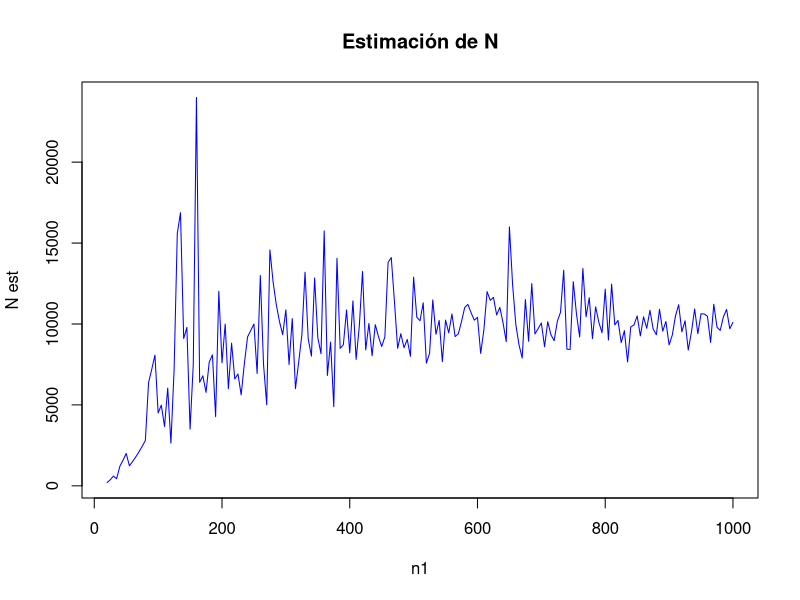
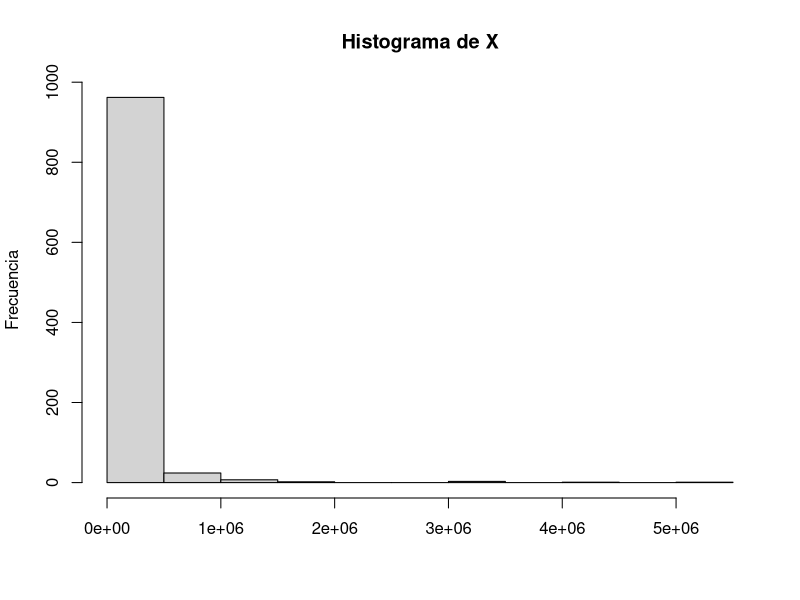
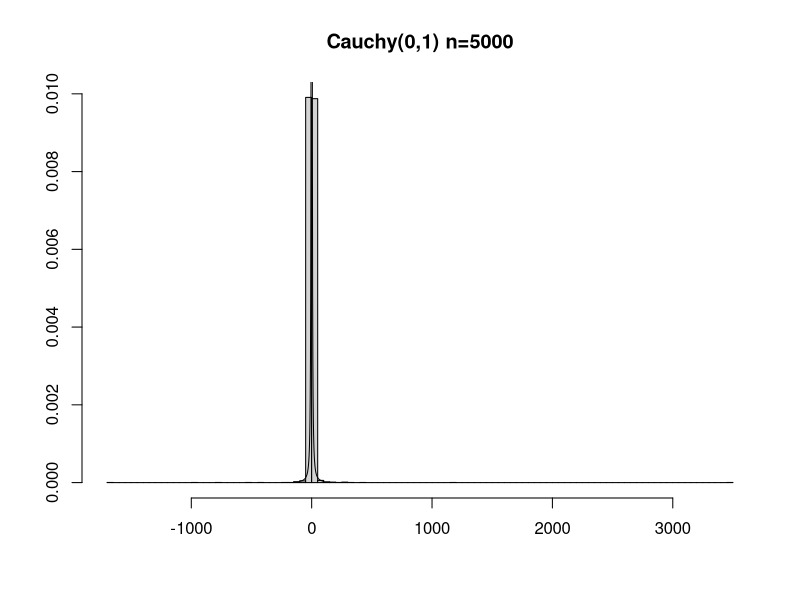
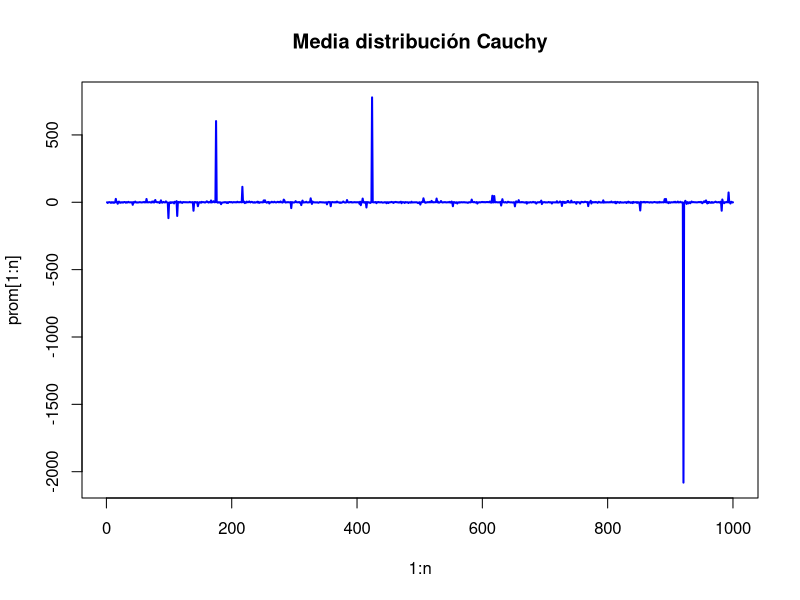
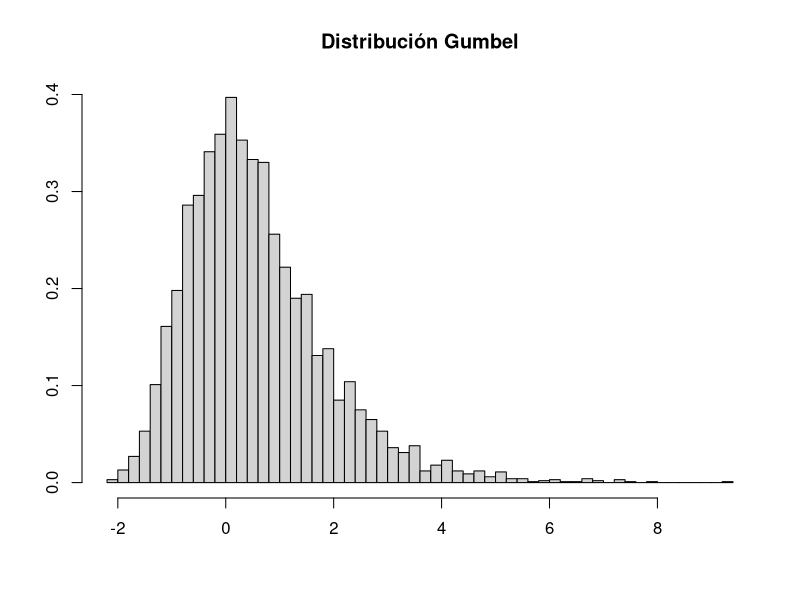
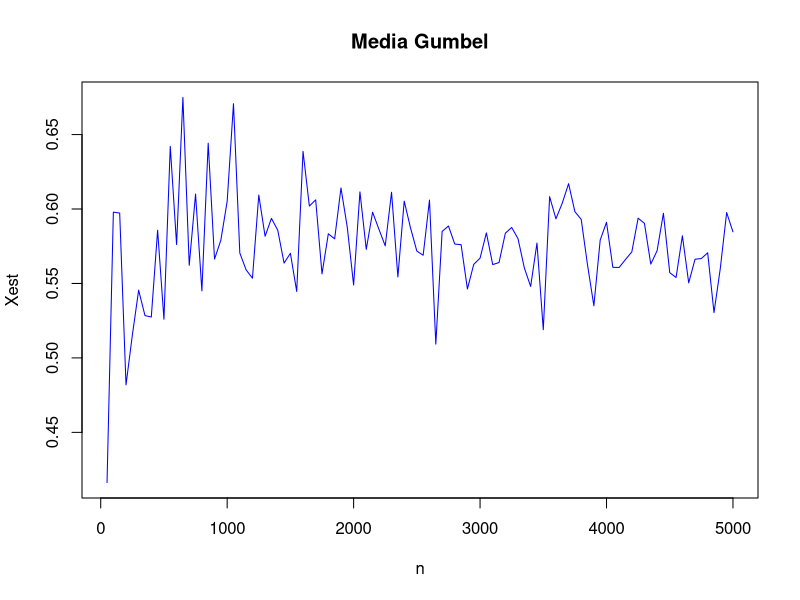
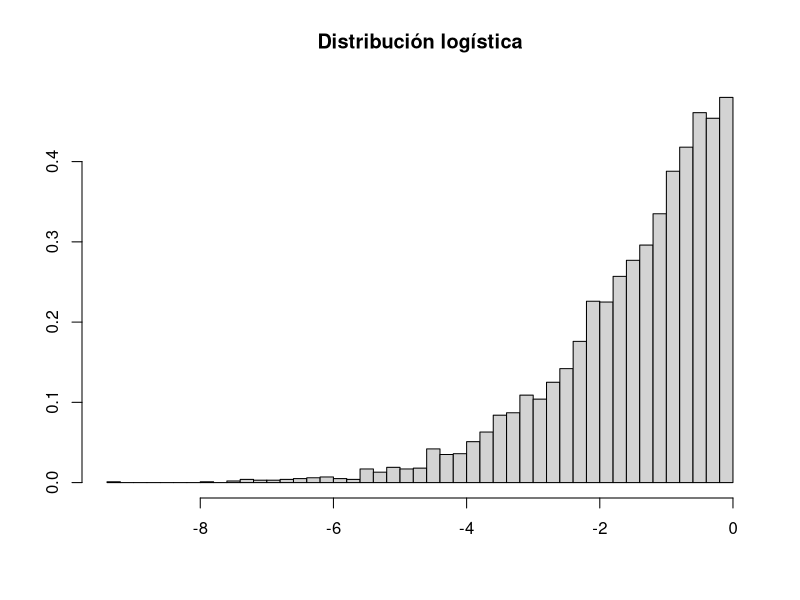
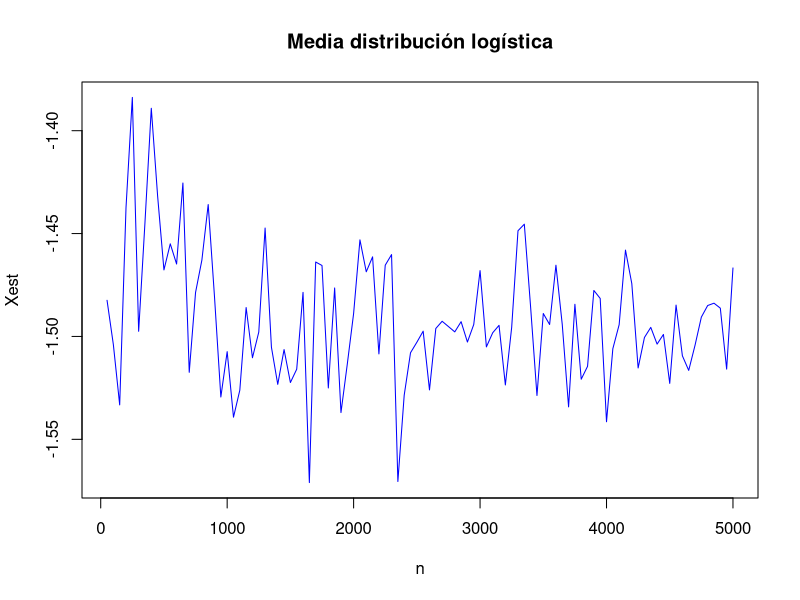

Recreate these plots in R, in order.
## ---- chunk 1
knitr::opts_chunk$set(echo = TRUE)
## ---- chunk 2
Simulacion_Peces<-function(N,n1,n2){ #Función para simular el proceso de obtener la primera y segunda muestra
  pecesM<-c(rep("M",n1))
  pecesT<-c(pecesM,c(rep("NM",N-n1)))
  muestra2<-sample(pecesT,n2)
  r<-length(subset(muestra2,muestra2=="M"))
  N_est<-(n1*n2)/(r+1) #Ojo aquí consideramos r+1 ya que como no asignamos probabilidades a la muestra, se van a dar casos en los que r=0.
  return(N_est)
}

#Supongamos N=10000, vamos a ver de qué tamaño deben ser n1 y n2 para obtener una buena estimación de N. Además supondremos que n1>n2
N<-10000
n1<-c(seq(20,1000,by=5))
n2<-c(seq(10,990,by=5))

M_est<-c()
for (i in 1:length(n1)){
  M_est[i]<-Simulacion_Peces(N,n1[[i]],n2[[i]])
}

plot(n1[1:length(n1)],M_est[1:length(n1)],type = "l",col="blue",main = "Estimación de N", xlab = "n1",ylab = "N est")
## ---- chunk 3
Pareto_Lomax<-function(a,b,n){
  u<-runif(n)
  Lomax_MA<-c()
  for (i in 1:n) {
  Lomax_MA[i]<-(b*(1-(1-u[[i]])^(1/a)))/((1-u[[i]])^(1/a))
  }
  return(Lomax_MA)
}

hist(Pareto_Lomax(2,125000,1000),main = "Histograma de X",xlab = "",ylab = "Frecuencia")
## ---- chunk 4
registro<-function(activos,prima,n_clientes,prob_reclamo){
registro_activos<-c()
registro_activos[1]<-activos 
for (i in 2:6) {
reclamos<-rbinom(n_clientes,1,prob_reclamo)
monto_reclamos<-Pareto_Lomax(5,125000,sum(reclamos))
registro_activos[i]<-registro_activos[i-1]-sum(monto_reclamos)+n_clientes*prima
if(registro_activos[i-1]<=0){ 
  registro_activos[i]<-0
  }
}
return(registro_activos)
}

activos<-10e6
prima<-5500
n_clientes<-1000
prob_reclamo<-0.1

huella<-matrix(,100,6)
for (i in 1:100) {
  huella[i,]<-registro(activos =activos, prima = prima, n_clientes = n_clientes,prob_reclamo = prob_reclamo)
}

colnames(huella)<-c("z(0)","z(1)","z(2)","z(3)","z(4)","z(5)")
huella<-as.data.frame(huella)
head(huella)

## ---- chunk 5

registro_acc<-function(activos,prima,n_clientes,prob_reclamo){
registro_activos<-c()
registro_activos[1]<-activos 
for (i in 2:6) {
reclamos<-rbinom(n_clientes,1,prob_reclamo)
monto_reclamos<-Pareto_Lomax(5,125000,sum(reclamos))
if(registro_activos[i-1]<=0){
  registro_activos[i:6]<-0
}
else if(registro_activos[i-1]>1000000){
registro_activos[i]<-registro_activos[i-1]-(10e6)-sum(monto_reclamos)+n_clientes*prima
}
else{registro_activos[i]<-registro_activos[i-1]-sum(monto_reclamos)+n_clientes*prima
}
}
return(registro_activos)
}

activos<-10e6
prima<-5500
n_clientes<-1000
prob_reclamo<-0.1

huella<-matrix(,100,6)
for (i in 1:100) {
  huella[i,]<-registro_acc(activos =activos, prima = prima, n_clientes = n_clientes,prob_reclamo = prob_reclamo)
}

colnames(huella)<-c("z(0)","z(1)","z(2)","z(3)","z(4)","z(5)")
huella<-as.data.frame(huella)
head(huella)
## ---- chunk 6
cauchy<-function(gamma,beta,n){
u<-runif(n)
u<-tan(pi*u)*beta+gamma
return(u)
}
x<-1:100
hist(cauchy(0,1,5000),probability=T,breaks=100,main = "Cauchy(0,1) n=5000",ylab = "",xlab = "")
curve(dcauchy(x),add=T,from=-100,to=100)

U<- numeric(1000)
n<-1000
prom<-numeric(n)
y<-c()
for (i in 1:n) {
  u<-runif(1000)
  x<-tan(pi*(u-0.5))
  prom[i]<-mean(x)
}
plot(1:n,prom[1:n],type="l",lwd=2,col="blue",main = "Media distribución Cauchy")



## ---- chunk 7
gumbel<-function(gamma,beta,n){
unif<-runif(n)
unif<--beta*log(-log(unif))+gamma
return(unif)
}
hist(gumbel(0,1,5000),probability =T,breaks=60,xlab = "",ylab="",main = "Distribución Gumbel")

n_s<-c(seq(50,5000,by=50))
X_est<-c()
for (i in 1:length(n_s)) {
  X_est[i]<-sum(gumbel(0,1,n_s[i]))/n_s[i]
}

plot(n_s[1:length(n_s)],X_est[1:length(n_s)],type = "l",col="blue", xlab = "n",ylab = "Xest",main="Media Gumbel")

## ---- chunk 8
Dist_logistica<-function(n,g,b){
u<-runif(n)
x<-g+b*(log(u)-1+u)
return(x)
}

hist(Dist_logistica(5000,0,1),probability =T,breaks=60,main = "Distribución logística",xlab = "",ylab = "")

n_s<-c(seq(50,5000,by=50))
X_est<-c()
for (i in 1:length(n_s)) {
  X_est[i]<-sum(Dist_logistica(n_s[i],0,1))/n_s[i]
}

plot(n_s[1:length(n_s)],X_est[1:length(n_s)],type = "l",col="blue", xlab = "n",ylab = "Xest",main="Media distribución logística")



## ---- chunk 9
S_pareto<-function(n,c,alfa){
  u<-runif(n)
  x<-c/(1-u)^(1/alfa)
  return(x)
}

hist(S_pareto(5000,1,2),probability =T,breaks=60,main = "Distribución Pareto",xlab = "",ylab = "")


n_s<-c(seq(50,5000,by=50))
X_est<-c()
for (i in 1:length(n_s)) {
  X_est[i]<-sum(S_pareto(n_s[i],1,2))/n_s[i]
}

plot(n_s[1:length(n_s)],X_est[1:length(n_s)],type = "l",col="blue", xlab = "n",ylab = "Xest", main="Media distribución Pareto")
## ---- chunk 10
ind<-function(x,a,b){
ifelse(x<=b & x>= a,1,0)
}

f1<-function(x){
(3*(x^2)/2)*ind(x,-1,1)
}

F1<-function(x){
ifelse(x<=-1,0,ifelse(x<=1,0.5*(x^3+1),1))
}

x<-seq(-1.5,1.5,length=200)
par(mfrow=c(1,2))
plot(x,f1(x),type="l",main="f1(x)")
plot(x,F1(x),type = "l",main = "F1(x)")
## ---- chunk 11
f2<-function(x,a=0.25){
ind(x,-1,1)*(ind(x,0,a)*(x/(a*(1-a)))+ind(x,a,1-a)/(1-a)+ind(x,1-a,1)*((1-x)/(a*(1-a))))
}

F2<-function(x,a=0.25){
ind(x,0,a*x^2/(2*a*(1-a))+(x-a/2)/(1-a)*ind(x,a,1-a)+((1-3*a/2)/(1-a)+(x*(1-x/2)-(1-a)*(1+a)/2)/(a*(1-a)))*ind(x,1-a,1)+ind(x,1,100))
}

par(mfrow=c(1,2))
x<-seq(-1.1,1.1,length=200)
plot(x,f2(x),type="l",main="f2(x)")
plot(x,F2(x),type="l",main="F2(x)")

## ---- chunk 12
x <-sample(1:100,size=1000,replace=T,prob=c(seq(1:100)*(2/10100)))
x[1:50]
hist(x,main = "Histograma distribución discreta",ylab = "")
## ---- chunk 13
s_Binom<-function(n,t,p){ 
  esp_muestral<-c(0,1)
  muestra_Binom<-c()
  for (i in 1:n) {
  muestra_Binom[i]<-sum(sample(esp_muestral,t,replace = TRUE,prob = c(p,1-p)))
  }
  return(muestra_Binom)
}
## ---- chunk 14
ptm <- proc.time()
prueba1<-s_Binom(1,100000,0.4)
proc.time()-ptm

## ---- chunk 15
ptm<-proc.time()
prueba2<-rbinom(1,100000,0.4)
proc.time()-ptm
## ---- chunk 16
lambdat<-function(t){
x<-paste("","{",0,"<=t & t<",1,"}",sep="")
for(i in seq(2,100,2)){
x<-paste(x,paste("","{",i,"<=t & t <",1+i,"}",sep=""),sep="|")
}
return(ifelse(eval(parse(text=0)),3,5))
}
poissonnohomogeneo<-function(lambdat,n,pic=T){
	lambda<-5
	TT<-rexp(n,lambda)
	s<-cumsum(TT)
	u<-runif(n)
	ss<-s[u<=lambdat(s)/lambda]
	Ns<-1:length(ss)
	if(pic==T){
	plot(ss,Ns,type="s",xlab="",ylab="N(t)",main="Proceso Poisson no homogéneo")
	return(list(ss,cuenta=Ns))
}
}
poissonnohomogeneo(lambdat,510)
## ---- chunk 17
lambdat2<-function(t){sin(t)}

poissonnohomogeneo2<-function(lambdat,n,pic=T){
	lambda<-1
	TT<-rexp(n,lambda)
	s<-cumsum(TT)
	u<-runif(n)
	ss<-s[u<=lambdat(s)/lambda]
	Ns<-1:length(ss)
	if(pic==T){
	plot(ss,Ns,type="s",xlab="",ylab="N(t)",main="Proceso Poisson no homogéneo")
	return(list(ss,cuenta=Ns))
}
}
poissonnohomogeneo(lambdat,50)

## ---- chunk 18
comp_seguros<-function(n_as,p,m,de){
  n_rec<-sum(rbinom(n,1,p))
  montos_rec<-rnorm(n_rec,m,de)
  tot_rec<-sum(montos_rec)
}

registro<-replicate(10000,comp_seguros(1000,0.09245,7000,5000))
p_exceder<-length(subset(registro,registro>500000))/10000
p_exceder

## ---- chunk 19
r_normal_multi <-function(n,mu,Sigma){
d <-length(mu)
S <-svd(Sigma)
Q <- S$u %*%diag(sqrt(S$d)) %*%t(S$v)
Z <-matrix(rnorm(n*d),nrow=n, ncol=d)
X <- Z %*% Q +matrix(mu,n,d,byrow=T)
X
}

Sigma <-matrix(c(1, 0, 0,0, 0, 1, 0, 0, 0,0,1,0,0,0,0,1),byrow=T,nrow=4)
n<-1000

Y1<-r_normal_multi(n,c(0,0,0,0),Sigma = Sigma)
Y2<-r_normal_multi(n,c(2,3,4,5),Sigma = Sigma)
u <-runif(n)
k <-as.integer(u > 0.5)
Y <- k*Y1 + (1-k)*Y2

head(Y)

par(mfrow=c(2,2))

hist(Y[,1],xlab = "",ylab = "",main = "Histograma Y1",breaks = 50)
hist(Y[,2],xlab = "",ylab = "",main = "Histograma Y2",breaks = 50)
hist(Y[,3],xlab = "",ylab = "",main = "Histograma Y3",breaks = 50)
hist(Y[,4],xlab = "",ylab = "",main = "Histograma Y4",breaks = 50)

## ---- chunk 20
Wishart_1<-function(n,mu,s){
  X<-r_normal_multi(n,mu,s)
  B<-X%*%t(X)
  return(B)

}

Wishart_ma<-function(tm,n,mu,s){
  replicate(tm,Wishart_1(n,mu,s))
}

#Ejemplo
ptm<-proc.time()
Wishart_ma(4,4,c(1,1),matrix(c(1, 0, 0,1),byrow=T,nrow=2))
proc.time()-ptm
